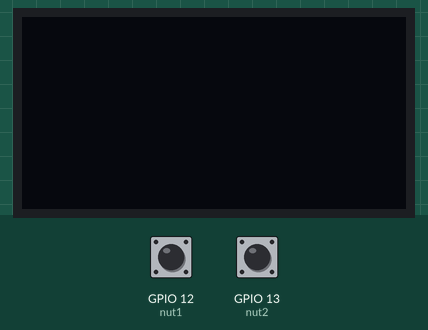
Recording of a sketch running on a simulated ESP8266 (NodeMCU). On the bench: 128×64 one-colour display. The inputs (shaded band) are chosen by the test bench; at power-on: GPIO 12 (nut1) HIGH, GPIO 13 (nut2) HIGH. The OLED is the two-colour kind (top 16 rows yellow); WiFi joins after 1.5 s; servers stay silent unless stated; the Firebase database answers and starts empty.

Above: at 3.1 s.
3.2 s: GPIO 12 (nut1) pulsed LOW 2 times (0.12 s each, 0.3 s apart)
At 4.5 s:
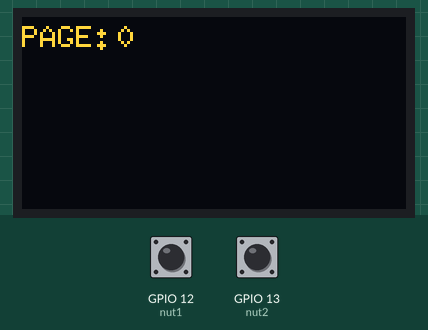
5.3 s: GPIO 12 (nut1) pulled LOW for 0.15 s
At 6.5 s:
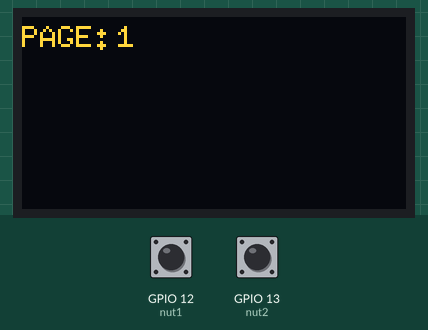
Timing chart, 0 to 8.3 s (numbered marks = the images above; inputs shaded):
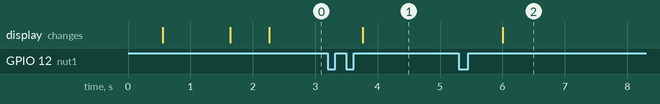

The sketch:

casio-hc.ino
```cpp
#include <U8g2lib.h>
#include <FirebaseESP8266.h>
#include <ESP8266WiFi.h>
#include <OneButton.h>

FirebaseData firebaseData;
FirebaseAuth auth;
FirebaseConfig config;
OneButton nut1(12, true);
OneButton nut2(13, true);

String fileContent, DATABASE_PATH, nut;
int page_here, page, tt;
int lineHeight, startY, scrollSpeed, totalTextHeight;
bool huong, kt, landau;

U8G2_SH1106_128X64_NONAME_F_HW_I2C display(U8G2_R0, /* reset=*/ -1);

void setup() {
  // set font
  display.begin();
  display.setFont(u8g2_font_6x10_tr);
  // connect wifi and ko phát
  WiFi.mode(WIFI_STA);
  WiFi.begin("tro 1", "01010101");
  while (WiFi.status() != WL_CONNECTED) {
    delay(500);
    display.clearBuffer();
    display.drawStr(10, 10, "WiFi connecting...");
    display.sendBuffer();
  }
  display.clearBuffer();
  display.drawStr(10, 10, "WiFi connected");
  display.sendBuffer();
  // connect firebase
  config.database_url = "casio-5e6f3-default-rtdb.asia-southeast1.firebasedatabase.app";
  config.api_key = "AIzaSyCnbruR9nVKIbkSZTpYtp4RWNRiHQ9R0KM";
  Firebase.signUp(&config, &auth, "", "");
  Firebase.begin(&config, &auth);
  // buttons
  nut="";
  nut1.attachClick(singleTapUp);
  nut2.attachClick(singleTapDown);
  nut1.attachDoubleClick(doubleTapUp);
  nut2.attachDoubleClick(doubleTapDown);
  nut1.attachDuringLongPress(longPressUp);
  nut2.attachDuringLongPress(longPressDown);
  nut1.setDebounceTicks(50);
  nut2.setDebounceTicks(50);
  // Lấy số trang
  DATABASE_PATH = "tong";
  while(!ktfb()) delay(100);
  page = firebaseData.stringData().toInt();
  // get data page
  huong=true; DATABASE_PATH = "luu_trang";
  while(!ktfb()) delay(100);
  page_here = firebaseData.stringData().toInt();
  kt=true;
}

void loop() {
  nut1.tick(); nut2.tick();
  if(nut == "MENU") doubleTapUp();
  if(nut == ""){
    if(kt){
      // get data
      DATABASE_PATH = "trang"+String(page_here);
      while(!ktfb()) delay(100);
      fileContent = firebaseData.stringData(); fileContent.replace("\t", " "); fileContent.replace("  ", " ");
      // Save page here
      Firebase.set(firebaseData, "luu_trang", page_here);
      // print and scroll
      tinhtoan(); kt=false; landau=true;
    }
    tt=print();
    if(tt == 1){
      if(page_here < page) page_here++;
      else page_here=1;
      huong=true; kt=true;
    }
    if(tt == 2){
      if(page_here > 1) page_here--;
      else page_here=page;
      huong=false; kt=true;
    }
  }
  delay(10);
}

bool ktfb(){
  if (Firebase.ready()){
    if (Firebase.getString(firebaseData, DATABASE_PATH)) return true;
    else{
      display.clearBuffer();
      display.drawStr(10, 10, "Failed to get data");
      display.sendBuffer();
      return false;
    }
  }else{
    display.clearBuffer();
    display.drawStr(10, 10, "Firebase is not ready");
    display.sendBuffer();
    return false;
  }
}
void tinhtoan(){
  lineHeight = display.getFontAscent() - display.getFontDescent() + 2;
  startY = 10;
  scrollSpeed = 8;

  // Tính toán chiều cao của toàn bộ văn bản
  totalTextHeight = 0;
  int currentX = 0;
  String currentWord = "";
  for (int i = 0; i < fileContent.length(); i++) {
    char currentChar = fileContent.charAt(i);
    if (currentChar == ' ' || currentChar == '\n') {
      if (currentX + display.getStrWidth((currentWord + " ").c_str()) > 128) {
        currentX = 0;
        totalTextHeight += lineHeight;
      }
      currentX += display.getStrWidth((currentWord + " ").c_str());
      currentWord = "";
      if (currentChar == '\n') {
        currentX = 0;
        totalTextHeight += lineHeight;
      }
    } else {
      currentWord += currentChar;
    }
  }
  if (currentWord.length() > 0) {
    totalTextHeight += lineHeight;
  }
}
int print(){
  display.clearBuffer();
  display.setFont(u8g2_font_6x10_tr);

  // Chia nội dung thành nhiều dòng và hiển thị
  int currentX = 0;
  int currentY = startY;
  String currentWord = "";
  for (int i = 0; i < fileContent.length(); i++) {
    char currentChar = fileContent.charAt(i);
    if (currentChar == ' ' || currentChar == '\n') {
      if (currentX + display.getStrWidth((currentWord + " ").c_str()) > 128) {
        currentX = 0;
        currentY += lineHeight;
      }
      display.drawStr(currentX, currentY, currentWord.c_str());
      currentX += display.getStrWidth((currentWord + " ").c_str());
      currentWord = "";
      if (currentChar == '\n') {
        currentX = 0;
        currentY += lineHeight;
      }
    } else {
      currentWord += currentChar;
    }
  }
  if (currentWord.length() > 0) {
    if (currentX + display.getStrWidth(currentWord.c_str()) > 128) {
      currentX = 0;
      currentY += lineHeight;
    }
    display.drawStr(currentX, currentY, currentWord.c_str());
  }

  display.sendBuffer();

  if(huong==false){
    startY = -totalTextHeight+50;
    huong=true;
    return 0;
  }

  // Kiểm tra xem đã cuộn hết văn bản chưa
  if (startY < -totalTextHeight+50 && !landau) return 1;
  else if (startY > 10 && !landau) return 2;
  else return 0;
}
```

input.ino
```cpp
//single tap for selection
void singleTapUp()
{
  if(nut == "MENU"){
    if(page_here < page) page_here++;
    else page_here=1;
  } else{
    startY-=scrollSpeed; landau=false;
  }
}

void singleTapDown()
{
  if(nut == "MENU"){
    if(page_here > 1) page_here--;
    else page_here=page;
  } else {
    startY+=scrollSpeed; landau=false;
  }
}

//multitap for going inside the menu and also to return back to menu
void doubleTapUp()
{
  nut = "MENU";
  display.clearBuffer();
  display.setFont(u8g2_font_6x10_tr);
  display.drawStr(0, 10, "PAGE:");
  display.drawStr(32, 10, String(page_here).c_str());
  display.sendBuffer();

}

void doubleTapDown()
{
  if(nut != "MENU") return;
  nut = ""; kt = true;
}

//Long press for scrolling +y and -Y direction and also to cycle through text message
void longPressUp()
{
  if(nut == "MENU"){
    if(page_here < page) page_here++;
    else page_here=1;
    delay(200);
  } else{
    startY-=scrollSpeed; landau=false;
  }
}

void longPressDown()
{
  if(nut == "MENU"){
    if(page_here > 1) page_here--;
    else page_here=page;
    delay(200);
  } else{
    startY+=scrollSpeed; landau=false;
  }
}
```

Measured:
- after the input at 3.2 s, the display: changes after 0.56 s (image 1)
- after the input at 5.3 s, the display: changes after 0.70 s (image 2)
